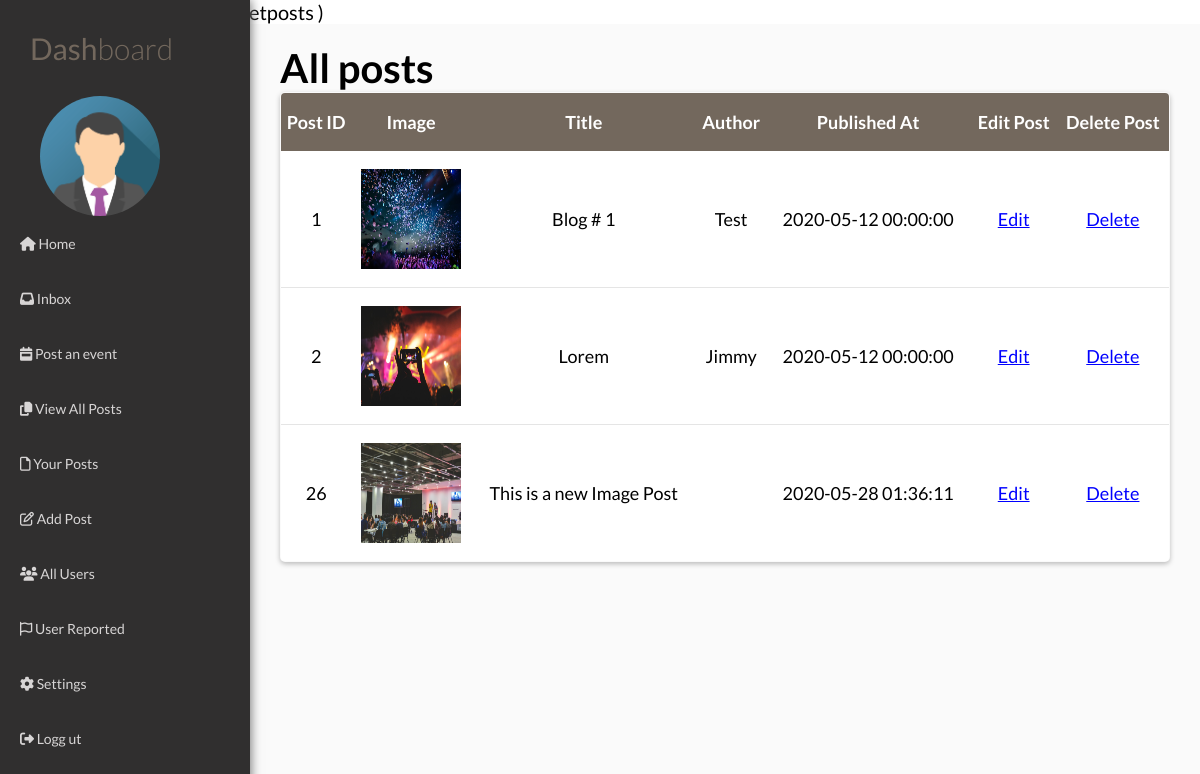
/admins/getposts (signed in), run on the app's committed database.
### tables this page shows
CREATE TABLE `users` (
  `id` int(11) NOT NULL,
  `image` text NOT NULL,
  `name` varchar(255) NOT NULL,
  `email` varchar(255) NOT NULL,
  `password` varchar(255) NOT NULL,
  `created_at` datetime NOT NULL DEFAULT current_timestamp(),
  `role` varchar(255) NOT NULL DEFAULT 'regular',
  `status` varchar(255) NOT NULL,
  `active` varchar(255) NOT NULL
);

CREATE TABLE `posts` (
  `id` int(11) NOT NULL,
  `author_id` int(11) NOT NULL,
  `image` text NOT NULL,
  `title` varchar(255) NOT NULL,
  `text` text NOT NULL,
  `author` varchar(255) NOT NULL,
  `published_at` datetime NOT NULL DEFAULT current_timestamp()
);

### app/controllers/Admins.controller.php (called while the page is built, shortened)
<?php
    class Admins extends Controller {
        public function __construct() {
            $this -> adminModel = $this -> model('Admin');
        }
        public function getPosts() {
            $isAdmin = $this -> adminModel -> isAdmin($_SESSION['user_id']);
            $user = $this -> adminModel -> getUser($_SESSION['user_id']);
            $getAllposts = $this -> adminModel -> getPosts();
            $userPost = $this -> adminModel -> getRegularUserPost($_SESSION['user_id']);
            $data = [
                'admin' => $isAdmin,
                "user" => $user,
                'posts' => $getAllposts,
                'user_post' => $userPost
            ];
            $this -> view('pages/admin/getposts', $data);
        }
    }
?>

### app/libraries/Core.lib.php (called while the page is built, shortened)
<?php
    class Core {
        protected $currentMethod = 'index';
        public function __construct() {
            print_r($this -> getUrl());
            $url = $this->getUrl();
                if(($url !== false) && file_exists('../app/controllers/' . ucwords($url[0]). '.controller.php')){
                unset($url[0]);
            }
            $this->currentController = new $this->currentController;
            if(isset($url[1])) {
                if(method_exists($this -> currentController, $url[1])) {
                    $this -> currentMethod = $url[1];
                    unset($url[1]);
                }
            }
            $this -> params = $url ? array_values($url) : [];
            call_user_func_array([$this -> currentController, $this -> currentMethod], $this -> params);
        }
        public function getUrl() {
            if(isset($_GET['url'])) {
                $url = rtrim($_GET['url'], '/');
                $url = filter_var($url, FILTER_SANITIZE_URL);
                $url = explode('/', $url);
                return $url;
            } else {
                return false;
            }
        }
    }
?>

### public/index.php (called while the page is built, shortened)
<?php
    $init = new Core();
?>

### app/libraries/Database.lib.php (called while the page is built, shortened)
<?php
    class Database {
        private $host = DB_HOST;
        private $user = DB_USER;
        private $pass = DB_PASS;
        private $dbName = DB_NAME;
        private $stmt;
        public function __construct() {
            $dsn = 'mysql:hosts=' . $this -> host . ';dbname=' . $this ->dbName;
            $options = array(
                PDO::ATTR_PERSISTENT => true,
                PDO::ATTR_ERRMODE => PDO::ERRMODE_EXCEPTION
            );
            try {
                $this -> dbh = new PDO($dsn, $this -> user, $this -> pass, $options);
            } catch(PDOException $err) {
                $this -> error = $err -> getMessage();
                echo $this -> error;
            }
        }
        public function query($sql) {
            $this -> stmt = $this -> dbh -> prepare($sql);
        }
        public function bind($param, $value, $type = null){
            if(is_null($type)){
                switch(true){
                default:
                    $type = PDO::PARAM_STR;
                }
            }
            $this->stmt->bindValue($param, $value, $type);
        }
        public function execute() {
            return $this -> stmt -> execute();
        }
        public function resultSet() {
            $this -> execute();
            return $this -> stmt -> fetchAll(PDO::FETCH_OBJ);
        }
        public function single(){
            $this->execute();
            return $this->stmt->fetch(PDO::FETCH_OBJ);
         }
    }
?>

### app/models/Admin.model.php (called while the page is built, shortened)
<?php
    class Admin {
        private $db;
        public function __construct() {
            $this -> db = new Database();
        }
        public function getPosts() {
            $this -> db -> query("SELECT * FROM posts");
            return $result = $this -> db -> resultSet();
        }
        public function getRegularUserPost($id) {
            $this -> db -> query('SELECT * FROM posts WHERE author_id = :id');
            $this -> db -> bind(':id', $id);
            return $this -> db -> resultSet();
        }
        public function getUser($id) {
            $this -> db -> query("SELECT * FROM users WHERE id = :id");
            $this -> db -> bind(':id', $id);
            if($this -> db -> execute()) {
                return $result = $this -> db -> single();
            } else {
                return false;
            }
        }
        public function isAdmin($id) {
            $this -> db -> query('SELECT * FROM users WHERE id = :id');
            $this -> db -> bind(':id', $id);
            if($this -> db -> execute()) {
                $result = $this -> db -> single();
                return $result && $result -> role === 'admin';
            } else {
                return false;
            }
        }
    }
?>

### app/views/pages/admin/getposts.view.php (the view, shortened to what this page needs)
<?php require_once APPROOT . '/views/pages/admin/includes/header.inc.php'; ?>
	<div class="container">
	<?php require_once APPROOT . '/views/pages/admin/includes/sidebar.inc.php'; ?>
	<div class="main-content">
        <h1>All posts</h1>
        <table>
            <thead>
                <tr>
                    <th>Post ID</th>
                    <th>Image</th>
                    <th>Title</th>
                    <th>Author</th>
                    <th>Published At</th>
                    <th>Edit Post</th>
                    <th>Delete Post</th>
                </tr>
            </thead>
            <tbody>
                <?php foreach ($data['user_post'] as $post) : ?>
                    <tr>
                        <td><?php echo $post -> id; ?></td>
                        <td>
                            <img src="<?php echo $post -> image; ?>" alt="" width="100" height="100">
                        </td>
                        <td><?php echo $post -> title; ?></td>
                        <td><?php echo $post -> author; ?></td>
                        <td><?php echo $post -> published_at; ?></td>
                        <td>
                            <a
                            href="<?php echo URLROOT; ?>/admins/editpost/<?php echo $post -> id; ?>"
                            style="text-decoration: underline; color: blue;"
                            >Edit</a>
                        </td>
                        <td>
                            <a
                                href="<?php echo URLROOT; ?>/admins/deletepost/<?php echo $post -> id; ?>"
                                style="text-decoration: underline; color: blue;"
                                >Delete
                            </a>
                        </td>
                    </tr>
                <?php endforeach; ?>
            </tbody>
        </table>
	</div>
<?php require_once APPROOT . '/views/pages/admin/includes/footer.inc.php'; ?>

### app/views/pages/admin/includes/sidebar.inc.php
<div class="sidebar">
    <nav>
        <a href="<?php echo URLROOT; ?>/admins/index">Dash<span>board</span></a>
         <img
            src="<?php echo URLROOT . "/public/assets/img/" . $data['user'] -> image; ?>"
            class="sidebar__profile"
        >
        <?php if(!$data['admin']) : ?>
            <ul>
                <li><a href="<?php echo URLROOT; ?>/pages/index"> <i class="fas fa-home"></i> Home</a></li>
                <li><a href="<?php echo URLROOT; ?>/admins/inbox"><i class="fas fa-inbox"></i> Inbox</a></li>
                <li><a href="<?php echo URLROOT; ?>/admins/postevent"><i class="fas fa-calendar-week"></i> Post an event</a></li>
                <li><a href="<?php echo URLROOT; ?>/admins/getposts"><i class="far fa-file"></i> Your Posts</a></li>
                <li><a href="<?php echo URLROOT; ?>/admins/addpost"><i class="far fa-edit"></i> Add Post</a></li>
                <li><a href="<?php echo URLROOT; ?>/admins/settings"><i class="fas fa-cog"></i> Settings</a></li>
                <li>
                    <a href="<?php echo URLROOT; ?>/users/logout" class="Navbar__Link">
                    <i class="fa fa-sign-out" aria-hidden="true"></i>
                    Logg ut
                    </a>
                </li>
            </ul>
        <?php else : ?>
        <ul>
            <li><a href="<?php echo URLROOT; ?>/pages/index"> <i class="fas fa-home"></i> Home</a></li>
            <li><a href="<?php echo URLROOT; ?>/admins/inbox"><i class="fas fa-inbox"></i> Inbox</a></li>
            <li><a href="<?php echo URLROOT; ?>/admins/postevent"><i class="fas fa-calendar-week"></i> Post an event</a></li>
            <li><a href="<?php echo URLROOT; ?>/admins/allposts"><i class="fas fa-copy"></i> View All Posts</a></li>
            <li><a href="<?php echo URLROOT; ?>/admins/getposts"><i class="far fa-file"></i> Your Posts</a></li>
            <li><a href="<?php echo URLROOT; ?>/admins/addpost"><i class="far fa-edit"></i> Add Post</a></li>
            <li><a href="<?php echo URLROOT; ?>/admins/users"><i class="fas fa-users"></i> All Users</a></li>
            <li><a href="<?php echo URLROOT; ?>/admins/usersreported"><i class="far fa-flag"></i> User Reported</a></li>
            <li><a href="<?php echo URLROOT; ?>/admins/settings"><i class="fas fa-cog"></i> Settings</a></li>
            <li>
                <a href="<?php echo URLROOT; ?>/users/logout" class="Navbar__Link">
                    <i class="fa fa-sign-out" aria-hidden="true"></i>
                    Logg ut
                </a>
            </li>
        </ul>
        <?php endif; ?>
    </nav>
</div>

### public/assets/css/admin/abstract/color-variables.css (style rules this page uses)
:root { --ff-head: "Merriweather", serif; --ff-body: "Muli", sans-serif; --fs-body: 1.8rem; --fs-h2: 4rem; --fs-h4: 2.4rem; --fs-h5: 1.8rem; --clr-head: hsla(208, 11%, 15%, 1); --clr-body: hsla(208, 9%, 31%, 0.8); --clr-accent: hsla(216, 97%, 61%, 1); --gradient-color: linear-gradient( 90deg, rgb(255, 88, 88, 0.8), rgb(240, 152, 25, 0.8) ); }

### public/assets/css/admin/components/a-link.css (style rules this page uses)
a { text-decoration: none; }

### public/assets/css/admin/components/message.css (style rules this page uses)
a { text-decoration: none; }
.container { display: flex; width: 100%; height: 100%; }

### public/assets/css/admin/components/sidebar.css (style rules this page uses)
* { margin: 0; padding: 0; box-sizing: border-box; }
body, html { font-family: 'Lato', sans-serif; font-size: 20px; height: 100%; position: relative; }
a { color: #fff; text-decoration: none; }
.container { width: 100%; height: 100%; position: relative; }
.sidebar > nav > img { margin-left: 2rem; }
.sidebar { width: 250px; background-color: #302F2F; position: fixed; top: 0px; left: 0; bottom: 0; box-shadow: 1px 0px 10px #777; }
.sidebar__profile { border-radius: 50%; width: 6rem; }
.sidebar nav > a { font-size: 150%; display: inline-block; padding: 30px 0px; padding-left: 30px; opacity: 0.7; transition: all 0.2s; }
.sidebar nav a span { font-weight: 300; }
.sidebar nav ul { list-style: none; }
.sidebar nav ul li { font-size: 70%; padding: 19px 0; padding-left: 20px; }
.sidebar nav ul li a { color: #D7D5D5; }
.main-content { background-color: #fafafa; width: calc(100% - 250px); height: 100%; margin-left: 250px; padding: 20px 30px; }

### public/assets/css/admin/components/table.css (style rules this page uses)
table { border: 1px #a39485 solid; font-size: .9em; box-shadow: 0 2px 5px rgba(0,0,0,.25); width: 100%; border-collapse: collapse; border-radius: 5px; overflow: hidden; }
th, td { text-align: center; }
thead { font-weight: bold; color: #fff; background: #73685d; }
td, th { padding: 1em 0; vertical-align: middle; }
td { border-bottom: 1px solid rgba(0,0,0,.1); background: #fff; }
a { color: #73685d; }

### data on the page
users: image (picture)
posts: id "1", image (picture), title "Blog # 1", author "Test", published_at "2020-05-12 00:00:00"
posts: id "2", image (picture), title "Lorem", author "Jimmy", published_at "2020-05-12 00:00:00"
posts: id "26", image (picture), title "This is a new Image Post", published_at "2020-05-28 01:36:11"
